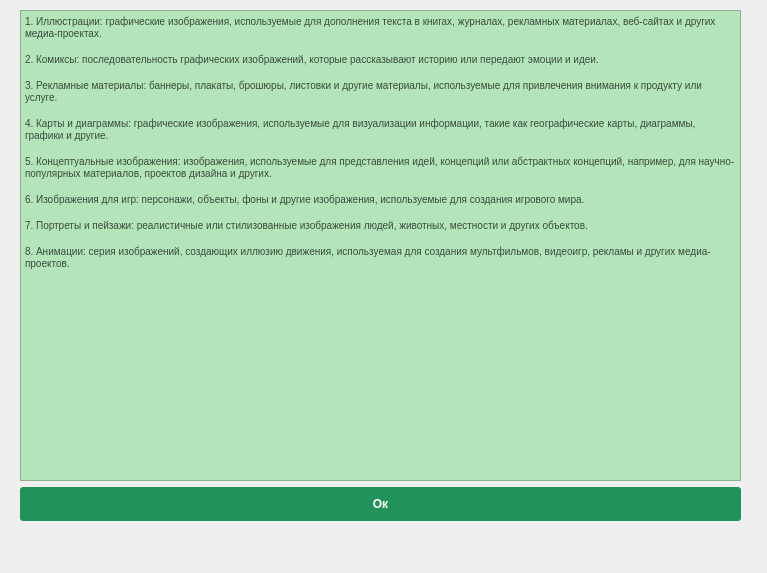
<?xml version="1.0" encoding="UTF-8"?>
<ui version="4.0">
 <class>spravka</class>
 <widget class="QDialog" name="spravka">
  <property name="geometry">
   <rect>
    <x>0</x>
    <y>0</y>
    <width>767</width>
    <height>573</height>
   </rect>
  </property>
  <property name="windowTitle">
   <string>Dialog</string>
  </property>
  <widget class="QWidget" name="layoutWidget">
   <property name="geometry">
    <rect>
     <x>20</x>
     <y>10</y>
     <width>721</width>
     <height>511</height>
    </rect>
   </property>
   <layout class="QVBoxLayout" name="verticalLayout">
    <item>
     <widget class="QTextBrowser" name="textBrowser">
      <property name="palette">
       <palette>
        <active>
         <colorrole role="WindowText">
          <brush brushstyle="SolidPattern">
           <color alpha="255">
            <red>57</red>
            <green>73</green>
            <blue>59</blue>
           </color>
          </brush>
         </colorrole>
         <colorrole role="Button">
          <brush brushstyle="SolidPattern">
           <color alpha="255">
            <red>180</red>
            <green>229</green>
            <blue>186</blue>
           </color>
          </brush>
         </colorrole>
         <colorrole role="Light">
          <brush brushstyle="SolidPattern">
           <color alpha="255">
            <red>180</red>
            <green>229</green>
            <blue>186</blue>
           </color>
          </brush>
         </colorrole>
         <colorrole role="Midlight">
          <brush brushstyle="SolidPattern">
           <color alpha="255">
            <red>180</red>
            <green>229</green>
            <blue>186</blue>
           </color>
          </brush>
         </colorrole>
         <colorrole role="Dark">
          <brush brushstyle="SolidPattern">
           <color alpha="255">
            <red>58</red>
            <green>74</green>
            <blue>60</blue>
           </color>
          </brush>
         </colorrole>
         <colorrole role="Mid">
          <brush brushstyle="SolidPattern">
           <color alpha="255">
            <red>55</red>
            <green>70</green>
            <blue>57</blue>
           </color>
          </brush>
         </colorrole>
         <colorrole role="Text">
          <brush brushstyle="SolidPattern">
           <color alpha="255">
            <red>57</red>
            <green>73</green>
            <blue>59</blue>
           </color>
          </brush>
         </colorrole>
         <colorrole role="BrightText">
          <brush brushstyle="SolidPattern">
           <color alpha="255">
            <red>180</red>
            <green>229</green>
            <blue>186</blue>
           </color>
          </brush>
         </colorrole>
         <colorrole role="ButtonText">
          <brush brushstyle="SolidPattern">
           <color alpha="255">
            <red>57</red>
            <green>73</green>
            <blue>59</blue>
           </color>
          </brush>
         </colorrole>
         <colorrole role="Base">
          <brush brushstyle="SolidPattern">
           <color alpha="255">
            <red>180</red>
            <green>229</green>
            <blue>186</blue>
           </color>
          </brush>
         </colorrole>
         <colorrole role="Window">
          <brush brushstyle="SolidPattern">
           <color alpha="255">
            <red>180</red>
            <green>229</green>
            <blue>186</blue>
           </color>
          </brush>
         </colorrole>
         <colorrole role="Highlight">
          <brush brushstyle="SolidPattern">
           <color alpha="255">
            <red>57</red>
            <green>73</green>
            <blue>59</blue>
           </color>
          </brush>
         </colorrole>
         <colorrole role="Link">
          <brush brushstyle="SolidPattern">
           <color alpha="255">
            <red>55</red>
            <green>71</green>
            <blue>57</blue>
           </color>
          </brush>
         </colorrole>
         <colorrole role="LinkVisited">
          <brush brushstyle="SolidPattern">
           <color alpha="255">
            <red>38</red>
            <green>48</green>
            <blue>39</blue>
           </color>
          </brush>
         </colorrole>
         <colorrole role="AlternateBase">
          <brush brushstyle="SolidPattern">
           <color alpha="255">
            <red>180</red>
            <green>229</green>
            <blue>186</blue>
           </color>
          </brush>
         </colorrole>
         <colorrole role="ToolTipText">
          <brush brushstyle="SolidPattern">
           <color alpha="255">
            <red>56</red>
            <green>72</green>
            <blue>58</blue>
           </color>
          </brush>
         </colorrole>
         <colorrole role="PlaceholderText">
          <brush brushstyle="SolidPattern">
           <color alpha="255">
            <red>56</red>
            <green>71</green>
            <blue>58</blue>
           </color>
          </brush>
         </colorrole>
        </active>
        <inactive>
         <colorrole role="WindowText">
          <brush brushstyle="SolidPattern">
           <color alpha="255">
            <red>57</red>
            <green>73</green>
            <blue>59</blue>
           </color>
          </brush>
         </colorrole>
         <colorrole role="Button">
          <brush brushstyle="SolidPattern">
           <color alpha="255">
            <red>180</red>
            <green>229</green>
            <blue>186</blue>
           </color>
          </brush>
         </colorrole>
         <colorrole role="Light">
          <brush brushstyle="SolidPattern">
           <color alpha="255">
            <red>180</red>
            <green>229</green>
            <blue>186</blue>
           </color>
          </brush>
         </colorrole>
         <colorrole role="Midlight">
          <brush brushstyle="SolidPattern">
           <color alpha="255">
            <red>180</red>
            <green>229</green>
            <blue>186</blue>
           </color>
          </brush>
         </colorrole>
         <colorrole role="Dark">
          <brush brushstyle="SolidPattern">
           <color alpha="255">
            <red>58</red>
            <green>74</green>
            <blue>60</blue>
           </color>
          </brush>
         </colorrole>
         <colorrole role="Mid">
          <brush brushstyle="SolidPattern">
           <color alpha="255">
            <red>55</red>
            <green>70</green>
            <blue>57</blue>
           </color>
          </brush>
         </colorrole>
         <colorrole role="Text">
          <brush brushstyle="SolidPattern">
           <color alpha="255">
            <red>57</red>
            <green>73</green>
            <blue>59</blue>
           </color>
          </brush>
         </colorrole>
         <colorrole role="BrightText">
          <brush brushstyle="SolidPattern">
           <color alpha="255">
            <red>180</red>
            <green>229</green>
            <blue>186</blue>
           </color>
          </brush>
         </colorrole>
         <colorrole role="ButtonText">
          <brush brushstyle="SolidPattern">
           <color alpha="255">
            <red>57</red>
            <green>73</green>
            <blue>59</blue>
           </color>
          </brush>
         </colorrole>
         <colorrole role="Base">
          <brush brushstyle="SolidPattern">
           <color alpha="255">
            <red>180</red>
            <green>229</green>
            <blue>186</blue>
           </color>
          </brush>
         </colorrole>
         <colorrole role="Window">
          <brush brushstyle="SolidPattern">
           <color alpha="255">
            <red>180</red>
            <green>229</green>
            <blue>186</blue>
           </color>
          </brush>
         </colorrole>
         <colorrole role="Highlight">
          <brush brushstyle="SolidPattern">
           <color alpha="255">
            <red>57</red>
            <green>73</green>
            <blue>59</blue>
           </color>
          </brush>
         </colorrole>
         <colorrole role="Link">
          <brush brushstyle="SolidPattern">
           <color alpha="255">
            <red>55</red>
            <green>71</green>
            <blue>57</blue>
           </color>
          </brush>
         </colorrole>
         <colorrole role="LinkVisited">
          <brush brushstyle="SolidPattern">
           <color alpha="255">
            <red>38</red>
            <green>48</green>
            <blue>39</blue>
           </color>
          </brush>
         </colorrole>
         <colorrole role="AlternateBase">
          <brush brushstyle="SolidPattern">
           <color alpha="255">
            <red>180</red>
            <green>229</green>
            <blue>186</blue>
           </color>
          </brush>
         </colorrole>
         <colorrole role="ToolTipText">
          <brush brushstyle="SolidPattern">
           <color alpha="255">
            <red>56</red>
            <green>72</green>
            <blue>58</blue>
           </color>
          </brush>
         </colorrole>
         <colorrole role="PlaceholderText">
          <brush brushstyle="SolidPattern">
           <color alpha="255">
            <red>56</red>
            <green>71</green>
            <blue>58</blue>
           </color>
          </brush>
         </colorrole>
        </inactive>
        <disabled>
         <colorrole role="WindowText">
          <brush brushstyle="SolidPattern">
           <color alpha="255">
            <red>58</red>
            <green>74</green>
            <blue>60</blue>
           </color>
          </brush>
         </colorrole>
         <colorrole role="Button">
          <brush brushstyle="SolidPattern">
           <color alpha="255">
            <red>180</red>
            <green>229</green>
            <blue>186</blue>
           </color>
          </brush>
         </colorrole>
         <colorrole role="Light">
          <brush brushstyle="SolidPattern">
           <color alpha="255">
            <red>180</red>
            <green>229</green>
            <blue>186</blue>
           </color>
          </brush>
         </colorrole>
         <colorrole role="Midlight">
          <brush brushstyle="SolidPattern">
           <color alpha="255">
            <red>180</red>
            <green>229</green>
            <blue>186</blue>
           </color>
          </brush>
         </colorrole>
         <colorrole role="Dark">
          <brush brushstyle="SolidPattern">
           <color alpha="255">
            <red>58</red>
            <green>74</green>
            <blue>60</blue>
           </color>
          </brush>
         </colorrole>
         <colorrole role="Mid">
          <brush brushstyle="SolidPattern">
           <color alpha="255">
            <red>55</red>
            <green>70</green>
            <blue>57</blue>
           </color>
          </brush>
         </colorrole>
         <colorrole role="Text">
          <brush brushstyle="SolidPattern">
           <color alpha="255">
            <red>58</red>
            <green>74</green>
            <blue>60</blue>
           </color>
          </brush>
         </colorrole>
         <colorrole role="BrightText">
          <brush brushstyle="SolidPattern">
           <color alpha="255">
            <red>180</red>
            <green>229</green>
            <blue>186</blue>
           </color>
          </brush>
         </colorrole>
         <colorrole role="ButtonText">
          <brush brushstyle="SolidPattern">
           <color alpha="255">
            <red>58</red>
            <green>74</green>
            <blue>60</blue>
           </color>
          </brush>
         </colorrole>
         <colorrole role="Base">
          <brush brushstyle="SolidPattern">
           <color alpha="255">
            <red>180</red>
            <green>229</green>
            <blue>186</blue>
           </color>
          </brush>
         </colorrole>
         <colorrole role="Window">
          <brush brushstyle="SolidPattern">
           <color alpha="255">
            <red>180</red>
            <green>229</green>
            <blue>186</blue>
           </color>
          </brush>
         </colorrole>
         <colorrole role="Highlight">
          <brush brushstyle="SolidPattern">
           <color alpha="255">
            <red>0</red>
            <green>120</green>
            <blue>215</blue>
           </color>
          </brush>
         </colorrole>
         <colorrole role="Link">
          <brush brushstyle="SolidPattern">
           <color alpha="255">
            <red>55</red>
            <green>71</green>
            <blue>57</blue>
           </color>
          </brush>
         </colorrole>
         <colorrole role="LinkVisited">
          <brush brushstyle="SolidPattern">
           <color alpha="255">
            <red>38</red>
            <green>48</green>
            <blue>39</blue>
           </color>
          </brush>
         </colorrole>
         <colorrole role="AlternateBase">
          <brush brushstyle="SolidPattern">
           <color alpha="255">
            <red>180</red>
            <green>229</green>
            <blue>186</blue>
           </color>
          </brush>
         </colorrole>
         <colorrole role="ToolTipText">
          <brush brushstyle="SolidPattern">
           <color alpha="255">
            <red>56</red>
            <green>72</green>
            <blue>58</blue>
           </color>
          </brush>
         </colorrole>
         <colorrole role="PlaceholderText">
          <brush brushstyle="SolidPattern">
           <color alpha="255">
            <red>56</red>
            <green>71</green>
            <blue>58</blue>
           </color>
          </brush>
         </colorrole>
        </disabled>
       </palette>
      </property>
      <property name="html">
       <string>&lt;!DOCTYPE HTML PUBLIC &quot;-//W3C//DTD HTML 4.0//EN&quot; &quot;http://www.w3.org/TR/REC-html40/strict.dtd&quot;&gt;
&lt;html&gt;&lt;head&gt;&lt;meta name=&quot;qrichtext&quot; content=&quot;1&quot; /&gt;&lt;style type=&quot;text/css&quot;&gt;
p, li { white-space: pre-wrap; }
&lt;/style&gt;&lt;/head&gt;&lt;body style=&quot; font-family:'MS Shell Dlg 2'; font-size:7.8pt; font-weight:400; font-style:normal;&quot;&gt;
&lt;p style=&quot; margin-top:0px; margin-bottom:0px; margin-left:0px; margin-right:0px; -qt-block-indent:0; text-indent:0px;&quot;&gt;1. Иллюстрации: графические изображения, используемые для дополнения текста в книгах, журналах, рекламных материалах, веб-сайтах и других медиа-проектах.&lt;/p&gt;
&lt;p style=&quot;-qt-paragraph-type:empty; margin-top:0px; margin-bottom:0px; margin-left:0px; margin-right:0px; -qt-block-indent:0; text-indent:0px;&quot;&gt;&lt;br /&gt;&lt;/p&gt;
&lt;p style=&quot; margin-top:0px; margin-bottom:0px; margin-left:0px; margin-right:0px; -qt-block-indent:0; text-indent:0px;&quot;&gt;2. Комиксы: последовательность графических изображений, которые рассказывают историю или передают эмоции и идеи.&lt;/p&gt;
&lt;p style=&quot;-qt-paragraph-type:empty; margin-top:0px; margin-bottom:0px; margin-left:0px; margin-right:0px; -qt-block-indent:0; text-indent:0px;&quot;&gt;&lt;br /&gt;&lt;/p&gt;
&lt;p style=&quot; margin-top:0px; margin-bottom:0px; margin-left:0px; margin-right:0px; -qt-block-indent:0; text-indent:0px;&quot;&gt;3. Рекламные материалы: баннеры, плакаты, брошюры, листовки и другие материалы, используемые для привлечения внимания к продукту или услуге.&lt;/p&gt;
&lt;p style=&quot;-qt-paragraph-type:empty; margin-top:0px; margin-bottom:0px; margin-left:0px; margin-right:0px; -qt-block-indent:0; text-indent:0px;&quot;&gt;&lt;br /&gt;&lt;/p&gt;
&lt;p style=&quot; margin-top:0px; margin-bottom:0px; margin-left:0px; margin-right:0px; -qt-block-indent:0; text-indent:0px;&quot;&gt;4. Карты и диаграммы: графические изображения, используемые для визуализации информации, такие как географические карты, диаграммы, графики и другие.&lt;/p&gt;
&lt;p style=&quot;-qt-paragraph-type:empty; margin-top:0px; margin-bottom:0px; margin-left:0px; margin-right:0px; -qt-block-indent:0; text-indent:0px;&quot;&gt;&lt;br /&gt;&lt;/p&gt;
&lt;p style=&quot; margin-top:0px; margin-bottom:0px; margin-left:0px; margin-right:0px; -qt-block-indent:0; text-indent:0px;&quot;&gt;5. Концептуальные изображения: изображения, используемые для представления идей, концепций или абстрактных концепций, например, для научно-популярных материалов, проектов дизайна и других.&lt;/p&gt;
&lt;p style=&quot;-qt-paragraph-type:empty; margin-top:0px; margin-bottom:0px; margin-left:0px; margin-right:0px; -qt-block-indent:0; text-indent:0px;&quot;&gt;&lt;br /&gt;&lt;/p&gt;
&lt;p style=&quot; margin-top:0px; margin-bottom:0px; margin-left:0px; margin-right:0px; -qt-block-indent:0; text-indent:0px;&quot;&gt;6. Изображения для игр: персонажи, объекты, фоны и другие изображения, используемые для создания игрового мира.&lt;/p&gt;
&lt;p style=&quot;-qt-paragraph-type:empty; margin-top:0px; margin-bottom:0px; margin-left:0px; margin-right:0px; -qt-block-indent:0; text-indent:0px;&quot;&gt;&lt;br /&gt;&lt;/p&gt;
&lt;p style=&quot; margin-top:0px; margin-bottom:0px; margin-left:0px; margin-right:0px; -qt-block-indent:0; text-indent:0px;&quot;&gt;7. Портреты и пейзажи: реалистичные или стилизованные изображения людей, животных, местности и других объектов.&lt;/p&gt;
&lt;p style=&quot;-qt-paragraph-type:empty; margin-top:0px; margin-bottom:0px; margin-left:0px; margin-right:0px; -qt-block-indent:0; text-indent:0px;&quot;&gt;&lt;br /&gt;&lt;/p&gt;
&lt;p style=&quot; margin-top:0px; margin-bottom:0px; margin-left:0px; margin-right:0px; -qt-block-indent:0; text-indent:0px;&quot;&gt;8. Анимации: серия изображений, создающих иллюзию движения, используемая для создания мультфильмов, видеоигр, рекламы и других медиа-проектов.&lt;/p&gt;
&lt;p style=&quot;-qt-paragraph-type:empty; margin-top:0px; margin-bottom:0px; margin-left:0px; margin-right:0px; -qt-block-indent:0; text-indent:0px;&quot;&gt;&lt;br /&gt;&lt;/p&gt;&lt;/body&gt;&lt;/html&gt;</string>
      </property>
     </widget>
    </item>
    <item>
     <widget class="QPushButton" name="okbtn">
      <property name="styleSheet">
       <string notr="true">font-weight: 700;
  color: white;
  text-decoration: none;
  padding: .8em 1em calc(.8em + 3px);
  border-radius: 3px;
  background: rgb(64,199,129);
  hover background: rgb(53, 167, 110); 
  background: rgb(33,147,90);
padding-top: 10px;
  padding-bottom: 10px;</string>
      </property>
      <property name="text">
       <string>Ок</string>
      </property>
     </widget>
    </item>
   </layout>
  </widget>
 </widget>
 <resources/>
 <connections/>
</ui>
